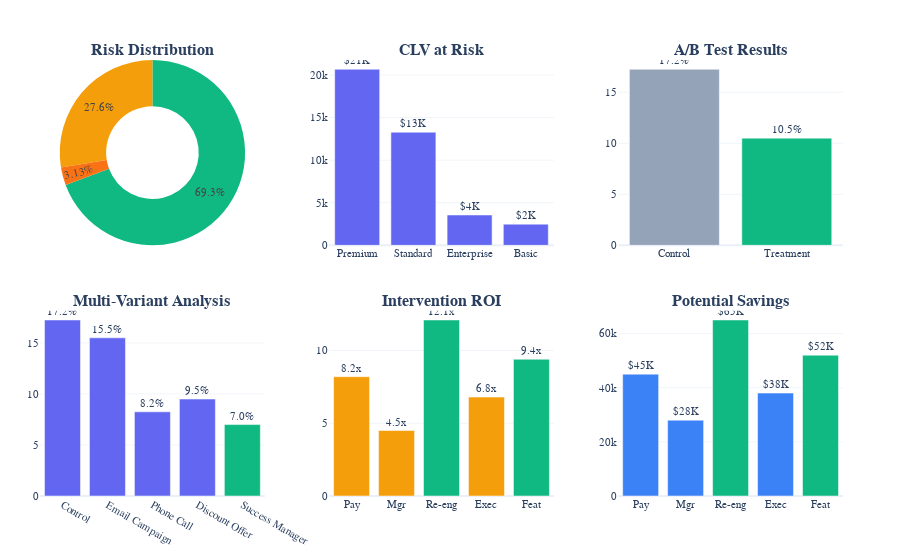

Here is the notebook cell this chart was saved with:
### Markdown cell above
## Section 10: Executive Dashboard Visualization

### Code cell
# ============================================================
# SECTION 10: RESPONSIVE EXECUTIVE DASHBOARD (FINAL)
# Layout: 2 Rows x 3 Columns (Auto-fitting)
# ============================================================

import plotly.graph_objects as go
from plotly.subplots import make_subplots
import pandas as pd
import numpy as np
from IPython.display import display, HTML
from datetime import datetime

print("=" * 60)
print("📊 GENERATING RESPONSIVE EXECUTIVE DASHBOARD")
print("=" * 60)

# ============================================================
# 1. DATA PREPARATION (Preserved from your original code)
# ============================================================

def prepare_dashboard_data(customer_df, ab_manager=None):
    """Prepare data for dashboard visualizations including A/B test results."""
    
    # Risk tier classification
    def classify_risk(prob):
        if prob >= 0.75: return 'Critical'
        elif prob >= 0.50: return 'High'
        elif prob >= 0.25: return 'Medium'
        else: return 'Low'
    
    customer_df = customer_df.copy()
    customer_df['risk_tier'] = customer_df['churn_probability'].apply(classify_risk)
    
    # Risk distribution
    risk_dist = customer_df['risk_tier'].value_counts().reset_index()
    risk_dist.columns = ['Risk Tier', 'Count']
    risk_dist['Percentage'] = (risk_dist['Count'] / len(customer_df) * 100).round(1)
    
    # Order correctly
    tier_order = ['Low', 'Medium', 'High', 'Critical']
    risk_dist['Risk Tier'] = pd.Categorical(risk_dist['Risk Tier'], categories=tier_order, ordered=True)
    risk_dist = risk_dist.sort_values('Risk Tier')
    
    # At-risk by tier
    at_risk = customer_df[customer_df['churn_probability'] >= 0.5]
    at_risk_by_tier = at_risk.groupby('subscription_tier').agg({
        'customer_id': 'count',
        'clv_estimate': 'sum'
    }).reset_index()
    at_risk_by_tier.columns = ['Tier', 'At Risk Count', 'CLV at Risk']
    
    # A/B Test results logic
    ab_test_data = None
    multi_variant_data = None
    
    if ab_manager and hasattr(ab_manager, 'results') and ab_manager.results:
        latest_exp_id = list(ab_manager.results.keys())[-1]
        ab_test_data = ab_manager.results[latest_exp_id]
        
    if ab_manager and hasattr(ab_manager, 'experiments'):
        for exp_id, exp in ab_manager.experiments.items():
            if len(exp['variants']) > 2:
                outcomes = exp['outcomes']
                multi_variant_data = {'experiment_name': exp['name'], 'variants': {}}
                control_rate = None
                
                # Calculate rates
                for variant in exp['variants']:
                    data = outcomes[variant]
                    total = data['churned'] + data['retained']
                    if total > 0:
                        churn_rate = data['churned'] / total
                        if variant == 'control': control_rate = churn_rate
                        multi_variant_data['variants'][variant] = {
                            'churn_rate': churn_rate, 'total': total
                        }
    
    return {
        'customer_df': customer_df,
        'risk_dist': risk_dist,
        'at_risk_by_tier': at_risk_by_tier,
        'total_customers': len(customer_df),
        'total_at_risk': len(at_risk),
        'total_clv_at_risk': at_risk['clv_estimate'].sum(),
        'avg_churn_rate': customer_df['churned'].mean(),
        'ab_test_data': ab_test_data,
        'multi_variant_data': multi_variant_data
    }

# Execute Data Prep
try:
    dashboard_data = prepare_dashboard_data(customer_df, ab_manager)
    print("✅ Dashboard data prepared with A/B test results")
except NameError:
    dashboard_data = prepare_dashboard_data(customer_df)
    print("✅ Dashboard data prepared (A/B test data not available)")

# ============================================================
# 2. RESPONSIVE HTML METRICS (2x3 Grid)
# ============================================================

def display_responsive_metrics(data):
    """Display key metrics in a responsive grid."""
    
    ab_lift = "—"
    ab_significance = ""
    if data.get('ab_test_data'):
        lift_pct = data['ab_test_data']['lift']['relative'] * 100
        ab_lift = f"{lift_pct:+.1f}%"
        ab_significance = "✅ Significant" if data['ab_test_data']['conclusion']['is_significant'] else "⏳ Pending"
    
    metrics_html = f"""
    <style>
        .dashboard-wrapper {{ width: 100%; box-sizing: border-box; font-family: sans-serif; }}
        .dashboard-header {{ background: linear-gradient(135deg, #1e293b, #334155); color: white; padding: 25px; border-radius: 12px; margin-bottom: 20px; text-align: center; }}
        .metrics-grid {{ display: grid; grid-template-columns: repeat(3, 1fr); gap: 15px; width: 100%; }}
        .metric-card {{ padding: 20px; border-radius: 10px; text-align: center; background: white; border: 1px solid rgba(0,0,0,0.08); box-shadow: 0 2px 4px rgba(0,0,0,0.05); display: flex; flex-direction: column; justify-content: center; }}
        .metric-value {{ font-size: 28px; font-weight: 700; margin: 8px 0; }}
        .metric-label {{ font-size: 12px; font-weight: 600; color: #64748b; text-transform: uppercase; }}
        .metric-subtitle {{ font-size: 11px; color: #94a3b8; }}
        
        .card-red {{ background: #fff1f2; border-top: 4px solid #f43f5e; }} .text-red {{ color: #e11d48; }}
        .card-amber {{ background: #fffbeb; border-top: 4px solid #f59e0b; }} .text-amber {{ color: #d97706; }}
        .card-green {{ background: #ecfdf5; border-top: 4px solid #10b981; }} .text-green {{ color: #059669; }}
        .card-blue {{ background: #eff6ff; border-top: 4px solid #3b82f6; }} .text-blue {{ color: #2563eb; }}
        .card-purple {{ background: #f5f3ff; border-top: 4px solid #8b5cf6; }} .text-purple {{ color: #7c3aed; }}
        .card-indigo {{ background: #eef2ff; border-top: 4px solid #6366f1; }} .text-indigo {{ color: #4f46e5; }}
    </style>
    
    <div class="dashboard-wrapper">
        <div class="dashboard-header">
            <h2 style="margin:0;">🚀 Proactive Churn Prevention Dashboard</h2>
            <p style="margin:5px 0 0 0; opacity:0.8; font-size:14px;">Live Executive Overview &bull; {datetime.now().strftime('%B %d, %Y')}</p>
        </div>
        <div class="metrics-grid">
            <div class="metric-card card-red"><div class="metric-label">⚠️ Customers at Risk</div><div class="metric-value text-red">{data['total_at_risk']}</div><div class="metric-subtitle">High Probability (>50%)</div></div>
            <div class="metric-card card-amber"><div class="metric-label">💰 CLV at Risk</div><div class="metric-value text-amber">${data['total_clv_at_risk']/1000:.0f}K</div><div class="metric-subtitle">Total Exposure</div></div>
            <div class="metric-card card-green"><div class="metric-label">📉 Predicted Churn</div><div class="metric-value text-green">{data['avg_churn_rate']*100:.1f}%</div><div class="metric-subtitle">Portfolio Average</div></div>
            <div class="metric-card card-blue"><div class="metric-label">👥 Total Analyzed</div><div class="metric-value text-blue">{data['total_customers']}</div><div class="metric-subtitle">Active Subscribers</div></div>
            <div class="metric-card card-purple"><div class="metric-label">🎯 Target ROI</div><div class="metric-value text-purple">8-12x</div><div class="metric-subtitle">Retention Efficiency</div></div>
            <div class="metric-card card-indigo"><div class="metric-label">🧪 A/B Lift</div><div class="metric-value text-indigo">{ab_lift}</div><div class="metric-subtitle">{ab_significance}</div></div>
        </div>
    </div>
    """
    display(HTML(metrics_html))

# ============================================================
# 3. RESPONSIVE PLOTLY CHARTS (2x3 Grid)
# ============================================================

def create_responsive_dashboard(data):
    """Create a Plotly dashboard that auto-fits the container width."""
    
    has_ab = data.get('ab_test_data') is not None
    
    fig = make_subplots(
        rows=2, cols=3,
        subplot_titles=('<b>Risk Distribution</b>', '<b>CLV at Risk</b>', '<b>A/B Test Results</b>',
                        '<b>Multi-Variant Analysis</b>', '<b>Intervention ROI</b>', '<b>Potential Savings</b>'),
        specs=[[{"type": "pie"}, {"type": "bar"}, {"type": "bar"}],
               [{"type": "bar"}, {"type": "bar"}, {"type": "bar"}]],
        vertical_spacing=0.15, horizontal_spacing=0.08
    )
    
    # --- ROW 1 ---
    # 1. Risk Pie
    risk = data['risk_dist']
    risk_colors = {'Low': '#10B981', 'Medium': '#F59E0B', 'High': '#F97316', 'Critical': '#EF4444'}
    fig.add_trace(go.Pie(labels=risk['Risk Tier'], values=risk['Count'], hole=0.5, 
                         marker_colors=[risk_colors.get(t, '#999') for t in risk['Risk Tier']], showlegend=False), 1, 1)
    
    # 2. CLV Bar
    clv = data['at_risk_by_tier'].sort_values('CLV at Risk', ascending=False)
    fig.add_trace(go.Bar(x=clv['Tier'], y=clv['CLV at Risk'], marker_color='#6366F1', 
                         text=[f'${v/1000:.0f}K' for v in clv['CLV at Risk']], textposition='outside', showlegend=False), 1, 2)
    
    # 3. A/B Test Results (or placeholder)
    if has_ab:
        ab = data['ab_test_data']
        rates = [ab['churn_rates']['control']*100, ab['churn_rates']['treatment']*100]
        fig.add_trace(go.Bar(x=['Control', 'Treatment'], y=rates, marker_color=['#94A3B8','#10B981'], 
                             text=[f"{r:.1f}%" for r in rates], textposition='outside', showlegend=False), 1, 3)
    else:
        fig.add_trace(go.Bar(x=['No Data'], y=[0], marker_color='#eee', showlegend=False), 1, 3)

    # --- ROW 2 ---
    # 4. Multi-Variant (or placeholder)
    if data.get('multi_variant_data'):
        mv = data['multi_variant_data']
        vars_ = list(mv['variants'].keys())
        c_rates = [mv['variants'][v]['churn_rate']*100 for v in vars_]
        colors = ['#10B981' if r == min(c_rates) else '#6366F1' for r in c_rates]
        fig.add_trace(go.Bar(x=[v.replace('_',' ').title() for v in vars_], y=c_rates, marker_color=colors, 
                             text=[f'{r:.1f}%' for r in c_rates], textposition='outside', showlegend=False), 2, 1)
    else:
        fig.add_trace(go.Bar(x=['No Data'], y=[0], marker_color='#eee', showlegend=False), 2, 1)

    # 5. ROI
    roi_vals = [8.2, 4.5, 12.1, 6.8, 9.4]
    fig.add_trace(go.Bar(x=['Pay','Mgr','Re-eng','Exec','Feat'], y=roi_vals, 
                         marker_color=['#10B981' if r>9 else '#F59E0B' for r in roi_vals], 
                         text=[f'{r}x' for r in roi_vals], textposition='outside', showlegend=False), 2, 2)
    
    # 6. Savings
    savings = [45000, 28000, 65000, 38000, 52000]
    fig.add_trace(go.Bar(x=['Pay','Mgr','Re-eng','Exec','Feat'], y=savings, 
                         marker_color=['#10B981' if s>50000 else '#3B82F6' for s in savings], 
                         text=[f'${s/1000:.0f}K' for s in savings], textposition='outside', showlegend=False), 2, 3)

    # --- LAYOUT CONFIG ---
    fig.update_layout(
        height=700, width=None, autosize=True,
        template="plotly_white", margin=dict(l=40, r=40, t=60, b=40),
        font=dict(family="sans-serif", size=11)
    )
    # Uniform Axes updates
    fig.update_yaxes(showgrid=True, gridcolor='#f1f5f9')
    fig.update_xaxes(showgrid=False)
    
    return fig

# ============================================================
# 4. EXECUTION
# ============================================================

# Display Responsive HTML Cards
display_responsive_metrics(dashboard_data)

# Display Responsive Plotly Dashboard
executive_fig = create_responsive_dashboard(dashboard_data)
executive_fig.show(config={'responsive': True})

print("\n✅ Responsive Dashboard generated successfully!")

### Figure 1 — Plotly figure (JSON) as saved in the notebook; plotly's stock layout.template omitted (floating-point values rounded to 4 significant figures)
{"data": [{"domain": {"x": [0, 0.28], "y": [0.575, 1]}, "hole": 0.5, "labels": ["Low", "Medium", "High"], "marker": {"colors": ["#10B981", "#F59E0B", "#F97316"]}, "showlegend": false, "type": "pie", "values": [1109, 441, 50]}, {"marker": {"color": "#6366F1"}, "showlegend": false, "text": ["$21K", "$13K", "$4K", "$2K"], "textposition": "outside", "type": "bar", "x": ["Premium", "Standard", "Enterprise", "Basic"], "xaxis": "x", "y": [20670.0, 13280.0, 3559.0, 2485.0], "yaxis": "y"}, {"marker": {"color": ["#94A3B8", "#10B981"]}, "showlegend": false, "text": ["17.2%", "10.5%"], "textposition": "outside", "type": "bar", "x": ["Control", "Treatment"], "xaxis": "x2", "y": [17.25, 10.5], "yaxis": "y2"}, {"marker": {"color": ["#6366F1", "#6366F1", "#6366F1", "#6366F1", "#10B981"]}, "showlegend": false, "text": ["17.2%", "15.5%", "8.2%", "9.5%", "7.0%"], "textposition": "outside", "type": "bar", "x": ["Control", "Email Campaign", "Phone Call", "Discount Offer", "Success Manager"], "xaxis": "x3", "y": [17.25, 15.5, 8.25, 9.5, 7.0], "yaxis": "y3"}, {"marker": {"color": ["#F59E0B", "#F59E0B", "#10B981", "#F59E0B", "#10B981"]}, "showlegend": false, "text": ["8.2x", "4.5x", "12.1x", "6.8x", "9.4x"], "textposition": "outside", "type": "bar", "x": ["Pay", "Mgr", "Re-eng", "Exec", "Feat"], "xaxis": "x4", "y": [8.2, 4.5, 12.1, 6.8, 9.4], "yaxis": "y4"}, {"marker": {"color": ["#3B82F6", "#3B82F6", "#10B981", "#3B82F6", "#10B981"]}, "showlegend": false, "text": ["$45K", "$28K", "$65K", "$38K", "$52K"], "textposition": "outside", "type": "bar", "x": ["Pay", "Mgr", "Re-eng", "Exec", "Feat"], "xaxis": "x5", "y": [45000, 28000, 65000, 38000, 52000], "yaxis": "y5"}], "layout": {"annotations": [{"font": {"size": 16}, "showarrow": false, "text": "<b>Risk Distribution</b>", "x": 0.14, "xanchor": "center", "xref": "paper", "y": 1, "yanchor": "bottom", "yref": "paper"}, {"font": {"size": 16}, "showarrow": false, "text": "<b>CLV at Risk</b>", "x": 0.5, "xanchor": "center", "xref": "paper", "y": 1, "yanchor": "bottom", "yref": "paper"}, {"font": {"size": 16}, "showarrow": false, "text": "<b>A/B Test Results</b>", "x": 0.86, "xanchor": "center", "xref": "paper", "y": 1, "yanchor": "bottom", "yref": "paper"}, {"font": {"size": 16}, "showarrow": false, "text": "<b>Multi-Variant Analysis</b>", "x": 0.14, "xanchor": "center", "xref": "paper", "y": 0.425, "yanchor": "bottom", "yref": "paper"}, {"font": {"size": 16}, "showarrow": false, "text": "<b>Intervention ROI</b>", "x": 0.5, "xanchor": "center", "xref": "paper", "y": 0.425, "yanchor": "bottom", "yref": "paper"}, {"font": {"size": 16}, "showarrow": false, "text": "<b>Potential Savings</b>", "x": 0.86, "xanchor": "center", "xref": "paper", "y": 0.425, "yanchor": "bottom", "yref": "paper"}], "autosize": true, "font": {"family": "sans-serif", "size": 11}, "margin": {"b": 40, "l": 40, "r": 40, "t": 60}, "xaxis": {"anchor": "y", "autorange": true, "domain": [0.36, 0.64], "range": [-0.5, 3.5], "showgrid": false, "type": "category"}, "xaxis2": {"anchor": "y2", "autorange": true, "domain": [0.72, 1], "range": [-0.5, 1.5], "showgrid": false, "type": "category"}, "xaxis3": {"anchor": "y3", "autorange": true, "domain": [0, 0.28], "range": [-0.5, 4.5], "showgrid": false, "type": "category"}, "xaxis4": {"anchor": "y4", "autorange": true, "domain": [0.36, 0.64], "range": [-0.5, 4.5], "showgrid": false, "type": "category"}, "xaxis5": {"anchor": "y5", "autorange": true, "domain": [0.72, 1], "range": [-0.5, 4.5], "showgrid": false, "type": "category"}, "yaxis": {"anchor": "x", "autorange": true, "domain": [0.575, 1], "gridcolor": "#f1f5f9", "range": [0, 21760.0], "showgrid": true, "type": "linear"}, "yaxis2": {"anchor": "x2", "autorange": true, "domain": [0.575, 1], "gridcolor": "#f1f5f9", "range": [0, 18.16], "showgrid": true, "type": "linear"}, "yaxis3": {"anchor": "x3", "autorange": true, "domain": [0, 0.425], "gridcolor": "#f1f5f9", "range": [0, 18.16], "showgrid": true, "type": "linear"}, "yaxis4": {"anchor": "x4", "autorange": true, "domain": [0, 0.425], "gridcolor": "#f1f5f9", "range": [0, 12.74], "showgrid": true, "type": "linear"}, "yaxis5": {"anchor": "x5", "autorange": true, "domain": [0, 0.425], "gridcolor": "#f1f5f9", "range": [0, 68420.0], "showgrid": true, "type": "linear"}}}
